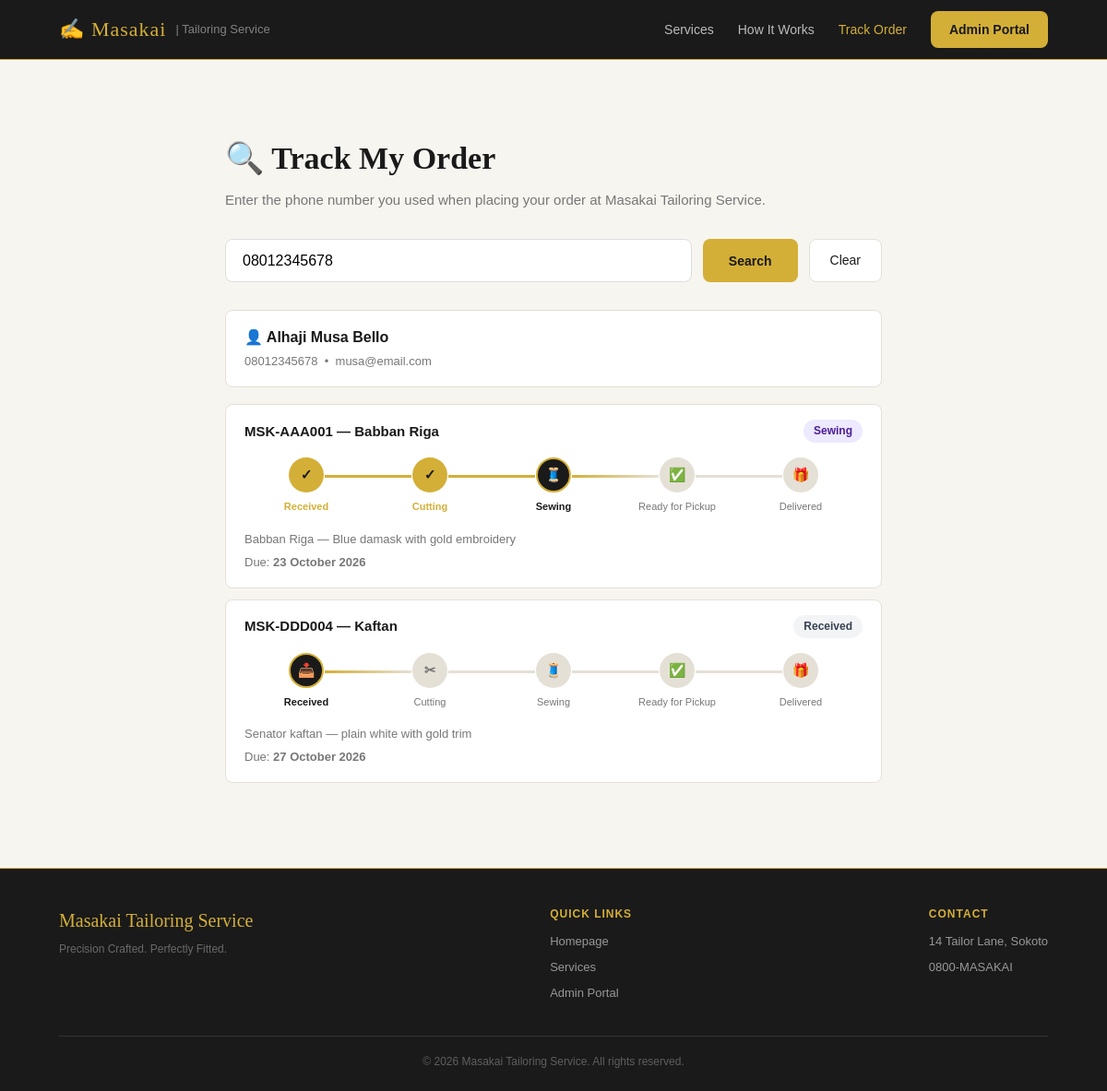
The app's page /track_status.php?phone=08012345678 with its own data.
### tables this page shows
CREATE TABLE IF NOT EXISTS `clients` (
  `id`         INT UNSIGNED NOT NULL AUTO_INCREMENT,
  `name`       VARCHAR(255) NOT NULL,
  `phone`      VARCHAR(30)  NOT NULL UNIQUE,
  `email`      VARCHAR(255)          DEFAULT NULL,
  `address`    TEXT                  DEFAULT NULL,
  `created_at` DATETIME     NOT NULL DEFAULT CURRENT_TIMESTAMP,
  `updated_at` DATETIME     NOT NULL DEFAULT CURRENT_TIMESTAMP ON UPDATE CURRENT_TIMESTAMP,
  PRIMARY KEY (`id`),
  KEY `idx_phone` (`phone`)
);

CREATE TABLE IF NOT EXISTS `orders` (
  `id`            INT UNSIGNED NOT NULL AUTO_INCREMENT,
  `order_id`      VARCHAR(20)  NOT NULL UNIQUE,
  `client_id`     INT UNSIGNED NOT NULL,
  `service_type`  ENUM('babban_riga','agbada','kaftan','slim_fit','custom_suit','bridal','alterations','casual_wear','other')
                               NOT NULL DEFAULT 'other',
  `description`   TEXT                  DEFAULT NULL,
  `status`        ENUM('received','cutting','sewing','ready_for_pickup','delivered')
                               NOT NULL DEFAULT 'received',
  `due_date`      DATE                  DEFAULT NULL,
  `price`         DECIMAL(12,2) NOT NULL DEFAULT 0.00,
  `deposit_paid`  DECIMAL(12,2) NOT NULL DEFAULT 0.00,
  `notes`         TEXT                  DEFAULT NULL,
  `created_at`    DATETIME      NOT NULL DEFAULT CURRENT_TIMESTAMP,
  `updated_at`    DATETIME      NOT NULL DEFAULT CURRENT_TIMESTAMP ON UPDATE CURRENT_TIMESTAMP,
  PRIMARY KEY (`id`),
  KEY `idx_status` (`status`),
  CONSTRAINT `fk_order_client` FOREIGN KEY (`client_id`) REFERENCES `clients` (`id`) ON DELETE CASCADE
);

### track_status.php (the view, shortened to what this page needs)
<?php
require_once __DIR__ . '/includes/functions.php';
$tracking   = null;
$searched   = false;
if (isset($_GET['phone']) && $_GET['phone'] !== '') {
    $searched = true;
    $client   = msk_get_client_by_phone($_GET['phone']);
    if ($client) {
        $orders   = msk_get_client_orders((int)$client['id']);
        $hasReady = !empty(array_filter($orders, fn($o) => $o['status'] === 'ready_for_pickup'));
        $tracking = compact('client', 'orders', 'hasReady');
    } else {
        $trackError = 'No account found for that phone number. Please check and try again, or contact us at 0800-MASAKAI.';
    }
}
?>
<!DOCTYPE html>
<html lang="en">
<head>
<link rel="stylesheet" href="assets/css/style.css">
</head>
<body>
<nav class="navbar">
  <div class="container nav-inner">
    <a href="index.php" class="nav-brand">&#9997; Masakai <small>| Tailoring Service</small></a>
    <div class="nav-links">
      <a href="index.php#services">Services</a>
      <a href="index.php#how-it-works">How It Works</a>
      <a href="track_status.php" style="color:var(--gold)">Track Order</a>
      <a href="login.php" class="nav-cta">Admin Portal</a>
    </div>
  </div>
</nav>
<section class="section">
  <div class="container" style="max-width:760px">
    <h2 class="sec-title" style="text-align:left;margin-bottom:6px">&#128269; Track My Order</h2>
    <p class="sec-sub" style="text-align:left;margin-bottom:30px">Enter the phone number you used when placing your order at Masakai Tailoring Service.</p>
    <form method="GET" style="display:flex;gap:12px;margin-bottom:30px;flex-wrap:wrap">
      <input type="tel" name="phone" placeholder="e.g. 08012345678" required
             value="<?= msk_e($_GET['phone'] ?? '') ?>"
             style="flex:1;min-width:220px;padding:13px 18px;border:1px solid #ddd;border-radius:8px;
                    font-size:16px;font-family:sans-serif;outline:none;transition:border-color .2s"
             onfocus="this.style.borderColor='#D4AF37'" onblur="this.style.borderColor='#ddd'">
      <button type="submit" class="btn-gold">Search</button>
      <?php if ($searched): ?>
        <a href="track_status.php" class="btn-ghost">Clear</a>
      <?php endif; ?>
    </form>
    <?php if ($tracking): ?>
      <div style="background:#fff;border:1px solid #e5e0d5;border-radius:8px;padding:16px 20px;margin-bottom:18px;font-family:sans-serif">
        <div style="font-size:16px;font-weight:700;margin-bottom:4px">&#128100; <?= msk_e($tracking['client']['name']) ?></div>
        <div style="font-size:13px;color:#777">
          <?= msk_e($tracking['client']['phone']) ?>
          <?php if ($tracking['client']['email']): ?>
            &nbsp;&bull;&nbsp; <?= msk_e($tracking['client']['email']) ?>
          <?php endif; ?>
        </div>
      </div>
      <?php if (empty($tracking['orders'])): ?>
        <p style="text-align:center;color:#777;font-family:sans-serif;padding:40px 0">No orders found on your account yet.</p>
      <?php else: ?>
        <?php foreach ($tracking['orders'] as $o): ?>
        <div class="order-card <?= $o['status'] === 'ready_for_pickup' ? 'is-ready' : '' ?>">
          <div class="order-card-head">
            <strong><?= msk_e($o['order_id']) ?> &mdash; <?= msk_service_label($o['service_type']) ?></strong>
            <?= msk_badge($o['status']) ?>
          </div>
          <?php if (!in_array($o['status'], ['delivered'])): ?>
            <?= msk_progress_steps($o['status']) ?>
          <?php endif; ?>
          <div class="order-card-body" style="margin-top:8px">
            <?php if ($o['description']): ?><div><?= msk_e($o['description']) ?></div><?php endif; ?>
            <?php if ($o['due_date']): ?>
              <div style="margin-top:4px">
                Due: <strong><?= date('d F Y', strtotime($o['due_date'])) ?></strong>
              </div>
            <?php endif; ?>
          </div>
        </div>
        <?php endforeach; ?>
      <?php endif; ?>
    <?php endif; ?>
  </div>
</section>
<footer class="footer">
  <div class="container">
    <div class="footer-inner">
      <div>
        <div class="footer-brand">Masakai Tailoring Service</div>
        <div class="footer-tag">Precision Crafted. Perfectly Fitted.</div>
      </div>
      <div class="footer-col">
        <h4>Quick Links</h4>
        <a href="index.php">Homepage</a>
        <a href="index.php#services">Services</a>
        <a href="login.php">Admin Portal</a>
      </div>
      <div class="footer-col">
        <h4>Contact</h4>
        <a href="#">14 Tailor Lane, Sokoto</a>
        <a href="tel:08000000000">0800-MASAKAI</a>
      </div>
    </div>
    <div class="footer-bottom">&copy; <?= date('Y') ?> Masakai Tailoring Service. All rights reserved.</div>
  </div>
</footer>
</body>
</html>

### functions.php (shortened to what this page needs)
<?php
function msk_status_label(string $s): string {
    return ['received'=>'Received','cutting'=>'Cutting','sewing'=>'Sewing',
            'ready_for_pickup'=>'Ready for Pickup','delivered'=>'Delivered'][$s] ?? ucfirst($s);
}
function msk_service_label(string $s): string {
    return ['babban_riga'=>'Babban Riga','agbada'=>'Agbada','kaftan'=>'Kaftan',
            'slim_fit'=>'Slim Fit Suit','custom_suit'=>'Custom Suit','bridal'=>'Bridal Gown',
            'alterations'=>'Alterations','casual_wear'=>'Casual Wear','other'=>'Other'][$s] ?? ucfirst($s);
}
function msk_badge(string $status): string {
    $map = ['received'=>'badge-received','cutting'=>'badge-cutting','sewing'=>'badge-sewing',
            'ready_for_pickup'=>'badge-ready','delivered'=>'badge-delivered'];
    $cls = $map[$status] ?? 'badge-received';
    return '<span class="badge ' . $cls . '">' . msk_status_label($status) . '</span>';
}
function msk_e(string $v): string {
    return htmlspecialchars($v, ENT_QUOTES, 'UTF-8');
}
function msk_s(string $v): string {
    global $conn;
    return $conn->real_escape_string(trim($v));
}
function msk_get_client_by_phone(string $phone): ?array {
    global $conn;
    $p = msk_s($phone);
    $r = $conn->query("SELECT * FROM clients WHERE phone='$p' LIMIT 1");
    return ($r && $r->num_rows) ? $r->fetch_assoc() : null;
}
function msk_get_client_orders(int $clientId): array {
    global $conn;
    $r = $conn->query("SELECT * FROM orders WHERE client_id=$clientId ORDER BY created_at DESC");
    return ($r) ? $r->fetch_all(MYSQLI_ASSOC) : [];
}
function msk_progress_steps(string $status): string {
    $steps = [
        ['key'=>'received',         'icon'=>'📥', 'label'=>'Received'],
        ['key'=>'cutting',          'icon'=>'✂',  'label'=>'Cutting'],
        ['key'=>'sewing',           'icon'=>'🧵', 'label'=>'Sewing'],
        ['key'=>'ready_for_pickup', 'icon'=>'✅', 'label'=>'Ready for Pickup'],
        ['key'=>'delivered',        'icon'=>'🎁', 'label'=>'Delivered'],
    ];
    $order = ['received'=>0,'cutting'=>1,'sewing'=>2,'ready_for_pickup'=>3,'delivered'=>4];
    $cur   = $order[$status] ?? -1;
    $html  = '<div class="progress-tracker">';
    foreach ($steps as $i => $step) {
        $stepOrder = $order[$step['key']];
        if ($cur > $stepOrder)       $cls = 'done';
        elseif ($cur === $stepOrder) $cls = 'active';
        else                         $cls = '';
        $icon = ($cur > $stepOrder) ? '✓' : $step['icon'];
        $html .= '<div class="prog-step ' . $cls . '">'
               . '<div class="prog-dot">' . $icon . '</div>'
               . '<div class="prog-label">' . $step['label'] . '</div>'
               . '</div>';
    }
    return $html . '</div>';
}

### records on screen
clients: name "Alhaji Musa Bello", phone "08012345678", email "musa@email.com"
orders: order "MSK-AAA001", service_type "Babban Riga", status "Sewing", status "✓", label "Received", label "Cutting", status "🧵", label "Sewing", status "✅", label "Ready for Pickup", status "🎁", label "Delivered", description "Babban Riga — Blue damask with gold embroidery", due_date "23 October 2026"
orders: order "MSK-DDD004", service_type "Kaftan", status "Received", status "📥", label "Received", status "✂", label "Cutting", status "🧵", label "Sewing", status "✅", label "Ready for Pickup", status "🎁", label "Delivered", description "Senator kaftan — plain white with gold trim", due_date "27 October 2026"
